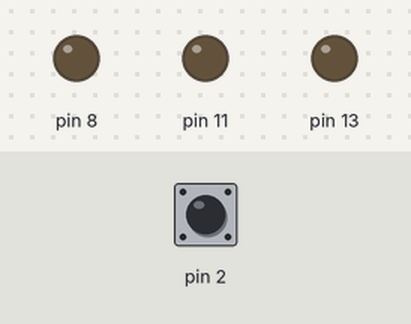
Recording of a sketch running on a simulated Arduino Uno, built with avr-gcc and run on an emulated ATmega328P. Shown: output pins drawn as LEDs (lit = HIGH). Inputs (shaded band) come from the test bench; at power-on: pin 2 HIGH.

Above: at 1.2 s.
1.3 s: pin 2 pulled LOW for 0.15 s
At 2.7 s:
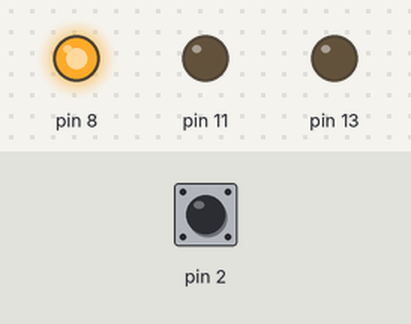
At 22.7 s:
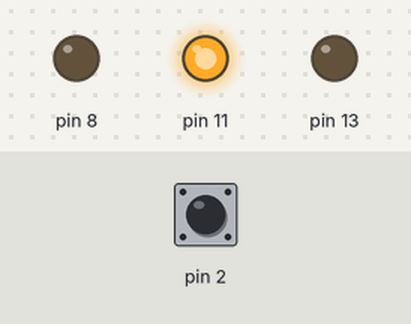
Timing chart, 0 to 32.8 s (numbered marks = the images above; inputs shaded):
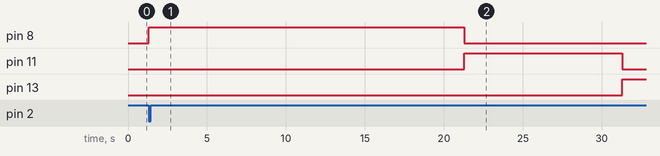

The sketch:

Traffic_lamp_system.ino
```cpp
// C++ code
//
void setup()
{
  pinMode(2, INPUT_PULLUP);
  pinMode(8, OUTPUT);
  pinMode(13, OUTPUT);
  pinMode(11, OUTPUT);

}

void loop()
{
  if( digitalRead(2)==LOW){

  digitalWrite(8, HIGH);
  delay(20000); // Green LED lighted for 20 seconds
  digitalWrite(8, LOW);
  delay(0); // Wait for 0 seconds

  digitalWrite(11, HIGH);
  delay(10000); // Yellow LED lighted for 10 seconds
  digitalWrite(11, LOW);
  delay(0); // Wait for 0 seconds

  digitalWrite(13, HIGH);
  delay(25000); // Red LED lighted for 25 seconds
  digitalWrite(13, LOW);
  delay(0); // Wait for 0 seconds


  }


}
```

Measured:
- after the input at 1.3 s, pin 8: LOW → HIGH at once, → LOW 20.0 s later; pin 11: LOW → HIGH after 20.0 s, → LOW 10.0 s later; pin 13: LOW → HIGH after 30.0 s
